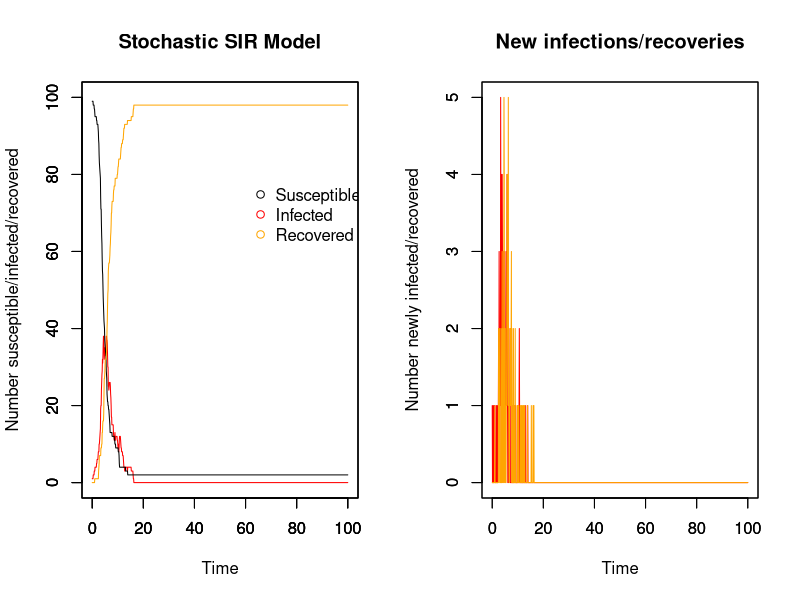

R code for this plot: (Note: a time limit stopped this script after it produced the figure.)
## Stochastic model with MCMC
## 04/11/17

##########################
## Input values for SIR ##
##########################

# Time
timestep <- 0.1
times <- seq(0, 100, by = timestep)

# Initial population: N-1 susceptible, 1 infectious, 0 recovered
init.values = c(
  S = 100-1,
  I = 1,
  R = 0
)
N = sum(init.values)

# Invent some epidemic data to fit my model to
true_infectious <- (dnorm(times, 20, 4))*N
#plot(true_infectious)

###############
## The model ##
###############

# Array for holding collective disease status information for whole period of time
data <- array(0, dim =c(length(times), length(init.values)+3))
data[,1] <- times # make first column the timesteps to make plotting easier later on
  
# R0 & duration of infectiousness
R0 <- 3
D_inf <- 2
  
# Calculating probabilities that do not change with time
p <- R0 * (timestep/(D_inf*N)) # probability of effective contact
r_t <- (1/D_inf)*timestep # Recovery rate
  
# For loops for calculating the numbers susceptible, infected, and recovered at each timepoint
for (time in times){
  if (time == 0){ # Set up the number of S/I/R at time 0
    data[1,2] <- init.values["S"] # number of susceptibles at time 0
    data[1,3] <- init.values["I"] # number of infecteds at time 0
    data[1,4] <- init.values["R"] # number of recovereds at time 0
    data[1,5] <- init.values["I"] # number newly infected at time 0
    data[1,6] <- init.values["R"] # number newly recovered at time 0
      
  } else{
    whole_time <- 1/timestep * time # makes time into the whole number that it corresponds to in the array
    foi_t <- 1 - (1 - p)^data[whole_time, 3] # Force of infection at time t, affected by the number infectious at prev t
    inf <- rbinom(1, size = data[whole_time,2], prob = foi_t) # number who become infected in this timestep
    rec <- rbinom(1, size = data[whole_time,3], prob = r_t)# number who become recovered in this timestep
      
    data[whole_time+1,2] <- data[whole_time,2] - inf # number of susceptibles at other times
      
    data[whole_time+1,3] <- data[whole_time,3]  + inf - rec # number of infecteds at other times
      
    data[whole_time+1,4] <- data[whole_time,4] + rec # number of recovereds at other times
    
    data[whole_time+1,5] <- data[whole_time+1,3] - data[whole_time,3] + data[whole_time+1,4] - data[whole_time,4] # number of newly infected
    
    data[whole_time+1,6] <- data[whole_time+1,4] - data[whole_time,4] # number of newly recovered
  }
}

###############
## SIR plots ##
###############

run_stoch <- data.frame(data) # make array into a dataframe
colnames(run_stoch) <- c("time","S", "I", "R", "new_I", "new_R")

par(mfrow = c(1,2))

# Plot for SIR model
plot(x = run_stoch$time, y = run_stoch$I, type = "line", col = "red", ylim = c(0,N),
     xlab = "Time", ylab = "Number susceptible/infected/recovered", main = "Stochastic SIR Model")
par(new=T)
plot(x = run_stoch$time, y = run_stoch$S, type = "line", ylim = c(0,N), ylab = "", xlab = "") # add susceptible line
par(new=T)
plot(x = run_stoch$time, y = run_stoch$R, type = "line", col = "orange", ylim = c(0,N), ylab = "", xlab = "") # recovered

# Add legend
legend(60, 0.8*N, c("Susceptible", "Infected", "Recovered"), pch = 1, col = c("black", "red", "orange"), bty = "n")

# Plot for newly infected and newly recovered
plot(x = run_stoch$time, y = run_stoch$new_I, type = "line", col = "red", ylim = c(0,max(run_stoch$new_I)),
     xlab = "Time", ylab = "Number newly infected/recovered", main = "New infections/recoveries")
par(new=T)
plot(x = run_stoch$time, y = run_stoch$new_R, type = "line", col = "orange", ylim = c(0,max(run_stoch$new_I)), ylab = "", xlab = "") # add susceptible line

##################################
## Likelihood, prior, posterior ##
##################################

likelihood <- function(param){
  beta = as.numeric(param[1])
  gamma = as.numeric(param[2])
  total = 0
  
  for (i in 1:nrow(run_stoch)){
  betalikelihood = dbinom(run_stoch$new_I, run_stoch$S, (1-(exp(-beta*run_stoch$I[i-1]*timestep))), log = T)
  gammalikelihood = dbinom(run_stoch$new_R, run_stoch$I, (1-(exp(-gamma*timestep))), log = T)
  total = total + (betalikelihood + gammalikelihood)
  }
  return(sum(total))
}

# Prior distribution
prior <- function(param){
  beta = as.numeric(param[1])
  gamma = as.numeric(param[2])
  
  betaprior = dunif(beta, min = 0, max = 100, log = T)
  gammaprior = dunif(gamma, min = 0, max = 100, log = T)
  return(betaprior + gammaprior)
}

# Posterior distribution
posterior <- function(param){
  return (likelihood(param) + prior(param))
}

proposalfunction <- function(param){ # beta and gamma need to be >0
  
  beta_prop = rnorm(1, mean = param[1], sd = 1)
  gamma_prop = rnorm(1, mean = param[2], sd = 1)
  #beta_prop = runif(1, min = 0, max = 10)
  #gamma_prop = runif(1, min = 0, max = 10)
  
  #print(c(beta_prop, gamma_prop))
  return(c(beta_prop, gamma_prop))
}

run_metropolis_MCMC <- function(startvalue, iterations){
  chain = array(dim = c(iterations+1,2))
  chain[1,] = startvalue
  for (i in 1:iterations){
    proposal = proposalfunction(chain[i,])
    
    # if (proposal[1] < 0.0 | proposal[2] < 0.0){
    #   chain[i+1,] = chain[i,]
    # }
    # else{
      probab = exp(posterior(proposal) - posterior(chain[i,]))
      if (runif(1) < probab){
        chain[i+1,] = proposal
      }else{
        chain[i+1,] = chain[i,]
        }
      #}
  }
  return(chain)
}

# Where to start the chain
startvalue <- c(0.1,0.1)

# Number of runs
iterations = 1000
#set.seed(4)
chain <- run_metropolis_MCMC(startvalue, iterations)

# The beginning of the chain is biased towards the starting point, so take them out
# normally burnin is 10%-50% of the runs
burnIn = 0.1*iterations
acceptance <- 1-mean(duplicated(chain[-(1:burnIn),]))

################
## MCMC Plots ##
################

par(mfrow = c(2,2))

hist(chain[-(1:burnIn),1],nclass=30, main="Posterior of beta")
abline(v = mean(chain[-(1:burnIn),1]), col = "red")

hist(chain[-(1:burnIn),2],nclass=30, main="Posterior of gamma")
abline(v = mean(chain[-(1:burnIn),2]), col = "red")

plot(chain[-(1:burnIn),1], type = "l", main = "Chain values of beta")

plot(chain[-(1:burnIn),2], type = "l", main = "Chain values of gamma")

########################################################################################################################

########################################################################################################################
